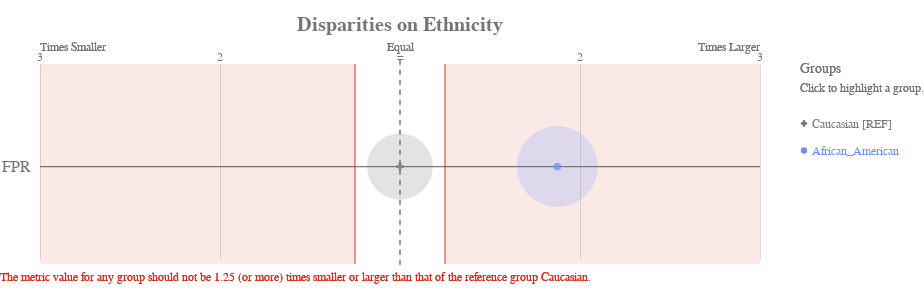

Here is the notebook cell this chart was saved with:
### Code cell
ap.disparity(bdf, metrics, 'ethnicity', fairness_threshold = disparity_tolerance)

### Figure 1 — Vega-Lite specification as saved in the notebook (floating-point values rounded to 4 significant figures)
{"config": {"view": {"continuousWidth": 400, "continuousHeight": 300, "strokeWidth": 0}, "axisLeft": {"labelColor": "rgb(117,117,117)", "labelFont": "Arial", "labelFontSize": 16}, "title": {"align": "center", "baseline": "middle", "color": "rgb(117,117,117)", "font": "Arial", "fontSize": 20, "fontWeight": "bold"}}, "layer": [{"data": {"name": "data-38121450c6697f570e9bf3f18efe866c"}, "mark": {"type": "rule", "stroke": "rgb(117,117,117)", "strokeWidth": 1.25, "tooltip": ""}, "encoding": {"x": {"type": "quantitative", "field": "x", "scale": {"domain": [-2, 2], "range": [40.0, 760.0]}}, "x2": {"field": "x2"}, "y": {"type": "nominal", "axis": {"domain": false, "labelAngle": 0, "labelPadding": -30, "orient": "left", "ticks": false, "title": ""}, "field": "metric", "scale": {"domain": ["FPR"], "range": [30, 225.0]}}}}, {"data": {"name": "data-79dd248bdaa0ea02c535240e8ad022c8"}, "mark": {"type": "rule", "stroke": "rgb(117,117,117)", "strokeDash": [5, 5], "strokeWidth": 1}, "encoding": {"tooltip": {"value": "Caucasian [REF]"}, "x": {"value": 400.0}, "y": {"value": 20.83}, "y2": {"value": 229.2}}}, {"data": {"name": "data-c233327f4cd9b4c2df31bf8015c83e4a"}, "mark": {"type": "text", "align": "center", "color": "rgb(117,117,117)", "font": "Arial", "fontSize": 12, "fontWeight": "normal", "tooltip": ""}, "encoding": {"text": {"type": "nominal", "field": "label"}, "x": {"type": "quantitative", "field": "value", "scale": {"domain": [-2, 2], "range": [40.0, 760.0]}}, "y": {"value": 17.5}}}, {"layer": [{"mark": {"type": "text", "align": "left", "fill": "rgb(117,117,117)", "font": "Arial", "fontSize": 12, "fontWeight": "normal", "tooltip": ""}, "encoding": {"text": {"value": "Times Smaller"}, "x": {"value": 40.0}, "y": {"value": 7.5}}}, {"mark": {"type": "text", "align": "right", "fill": "rgb(117,117,117)", "font": "Arial", "fontSize": 12, "fontWeight": "normal", "tooltip": ""}, "encoding": {"text": {"value": "Times Larger"}, "x": {"value": 760.0}, "y": {"value": 7.5}}}, {"mark": {"type": "text", "align": "center", "fill": "rgb(117,117,117)", "font": "Arial", "fontSize": 12, "fontWeight": "normal", "tooltip": ""}, "encoding": {"text": {"value": "Equal"}, "x": {"value": 400.0}, "y": {"value": 7.5}}}], "data": {"name": "data-79dd248bdaa0ea02c535240e8ad022c8"}}, {"layer": [{"mark": {"type": "rule", "opacity": 0.8, "stroke": "rgb(217, 46, 28)", "strokeWidth": 1.25, "tooltip": ""}, "encoding": {"x": {"type": "quantitative", "field": "min", "scale": {"domain": [-2, 2], "range": [40.0, 760.0]}}, "y": {"value": 25.0}, "y2": {"value": 225.0}}}, {"mark": {"type": "rule", "opacity": 0.8, "stroke": "rgb(217, 46, 28)", "strokeWidth": 1.25, "tooltip": ""}, "encoding": {"x": {"type": "quantitative", "field": "max", "scale": {"domain": [-2, 2], "range": [40.0, 760.0]}}, "y": {"value": 25.0}, "y2": {"value": 225.0}}}, {"layer": [{"mark": {"type": "rect", "fill": "rgb(217, 46, 28)", "opacity": 0.1, "tooltip": ""}, "encoding": {"x": {"type": "quantitative", "field": "min", "scale": {"domain": [-2, 2], "range": [40.0, 760.0]}}, "x2": {"field": "lower_end"}, "y": {"value": 25.0}, "y2": {"value": 225.0}}}, {"mark": {"type": "rect", "fill": "rgb(217, 46, 28)", "opacity": 0.1, "tooltip": ""}, "encoding": {"x": {"type": "quantitative", "field": "max", "scale": {"domain": [-2, 2], "range": [40.0, 760.0]}}, "x2": {"field": "upper_end"}, "y": {"value": 25.0}, "y2": {"value": 225.0}}}]}, {"data": {"name": "data-79dd248bdaa0ea02c535240e8ad022c8"}, "mark": {"type": "text", "align": "left", "baseline": "top", "fill": "rgb(217, 46, 28)", "font": "Arial", "fontSize": 12, "fontWeight": "normal", "tooltip": ""}, "encoding": {"text": {"value": "The metric value for any group should not be 1.25 (or more) times smaller or larger than that of the reference group Caucasian."}, "x": {"value": 0}, "y": {"value": 233.3}}}], "data": {"name": "data-feb20f5d4dfe62687617135ffee93d46"}}, {"layer": [{"mark": "circle"}, {"data": {"name": "data-85d046df6bcef387e42711254d86e818"}, "mark": {"type": "circle", "opacity": 0.2}, "encoding": {"color": {"condition": {"type": "nominal", "field": "attribute_value", "legend": null, "scale": {"domain": ["Caucasian", "African_American"], "range": ["rgb(117,117,117)", "rgb(100, 143, 255)", "rgb(254, 97, 0)", "rgb(220, 38, 127)", "rgb(255, 176, 0)", "rgb(120, 94, 240)"]}, "selection": "selector001"}, "value": "rgb(224,224,224)"}, "size": {"type": "quantitative", "field": "group_size", "legend": null, "scale": {"domain": [0, 3810.0], "range": [0, 7854.0]}}, "tooltip": [{"type": "nominal", "field": "attribute_value", "title": "Group"}, {"type": "nominal", "field": "tooltip_group_size", "title": "Group Size"}, {"type": "nominal", "field": "tooltip_disparity_explanation_fpr", "title": "Disparity"}, {"type": "quantitative", "field": "fpr", "format": ".2f", "title": "FPR"}], "x": {"type": "quantitative", "axis": {"domain": false, "labels": false, "ticks": false, "title": null, "values": [1, 2, -2, -1]}, "field": "fpr_disparity_scaled", "scale": {"domain": [-2, 2], "range": [40.0, 760.0]}}, "y": {"type": "nominal", "axis": {"domain": false, "grid": false, "labels": false, "ticks": false, "title": " "}, "field": "metric_variable", "scale": {"domain": ["FPR"], "range": [30, 225.0]}}}, "selection": {"selector003": {"type": "multi", "empty": "all", "fields": ["attribute_value"]}}, "transform": [{"calculate": "'FPR'", "as": "metric_variable"}]}, {"layer": [{"mark": "point"}, {"data": {"name": "data-85d046df6bcef387e42711254d86e818"}, "mark": {"type": "point", "filled": true, "size": 60}, "encoding": {"color": {"condition": {"type": "nominal", "field": "attribute_value", "legend": null, "scale": {"domain": ["Caucasian", "African_American"], "range": ["rgb(117,117,117)", "rgb(100, 143, 255)", "rgb(254, 97, 0)", "rgb(220, 38, 127)", "rgb(255, 176, 0)", "rgb(120, 94, 240)"]}, "selection": "selector001"}, "value": "rgb(224,224,224)"}, "shape": {"type": "nominal", "field": "attribute_value", "legend": null, "scale": {"domain": ["Caucasian", "African_American"], "range": ["cross", "circle"]}}, "tooltip": [{"type": "nominal", "field": "attribute_value", "title": "Group"}, {"type": "nominal", "field": "tooltip_group_size", "title": "Group Size"}, {"type": "nominal", "field": "tooltip_disparity_explanation_fpr", "title": "Disparity"}, {"type": "quantitative", "field": "fpr", "format": ".2f", "title": "FPR"}], "x": {"type": "quantitative", "axis": {"domain": false, "labels": false, "ticks": false, "title": null, "values": [1, 2, -2, -1]}, "field": "fpr_disparity_scaled", "scale": {"domain": [-2, 2], "range": [40.0, 760.0]}}, "y": {"type": "nominal", "axis": {"domain": false, "grid": false, "labels": false, "ticks": false, "title": " "}, "field": "metric_variable", "scale": {"domain": ["FPR"], "range": [30, 225.0]}}}, "selection": {"selector002": {"type": "multi", "empty": "all", "fields": ["attribute_value"]}}, "transform": [{"calculate": "'FPR'", "as": "metric_variable"}]}]}]}, {"layer": [{"mark": {"type": "point", "filled": true, "opacity": 1, "size": 39.48}, "encoding": {"color": {"condition": {"type": "nominal", "field": "attribute_value", "legend": null, "scale": {"domain": ["Caucasian", "African_American"], "range": ["rgb(117,117,117)", "rgb(100, 143, 255)", "rgb(254, 97, 0)", "rgb(220, 38, 127)", "rgb(255, 176, 0)", "rgb(120, 94, 240)"]}, "selection": "selector001"}, "value": "rgb(224,224,224)"}, "shape": {"type": "nominal", "field": "attribute_value", "legend": null, "scale": {"domain": ["Caucasian", "African_American"], "range": ["cross", "circle"]}}, "x": {"value": 804}, "y": {"type": "nominal", "axis": {"domain": false, "grid": false, "labels": false, "ticks": false, "title": " "}, "field": "attribute_value", "scale": {"domain": ["Caucasian", "African_American"], "range": [71, 125]}}}, "selection": {"selector001": {"type": "multi", "empty": "all", "fields": ["attribute_value"]}}}, {"mark": {"type": "text", "align": "left", "baseline": "middle", "font": "Arial", "fontSize": 12, "fontWeight": "normal"}, "encoding": {"color": {"condition": {"type": "nominal", "field": "attribute_value", "legend": null, "scale": {"domain": ["Caucasian", "African_American"], "range": ["rgb(117,117,117)", "rgb(100, 143, 255)", "rgb(254, 97, 0)", "rgb(220, 38, 127)", "rgb(255, 176, 0)", "rgb(120, 94, 240)"]}, "selection": "selector001"}, "value": "rgb(224,224,224)"}, "text": {"type": "nominal", "field": "label"}, "x": {"value": 812}, "y": {"type": "nominal", "axis": {"domain": false, "grid": false, "labels": false, "ticks": false, "title": " "}, "field": "attribute_value", "scale": {"domain": ["Caucasian", "African_American"], "range": [71, 125]}}}, "selection": {"selector004": {"type": "multi", "empty": "all", "fields": ["attribute_value"]}}}, {"data": {"name": "data-79dd248bdaa0ea02c535240e8ad022c8"}, "mark": {"type": "text", "align": "left", "baseline": "middle", "color": "rgb(117,117,117)", "font": "Arial", "fontSize": 12, "fontWeight": "normal"}, "encoding": {"text": {"value": "Click to highlight a group."}, "x": {"value": 800}, "y": {"value": 49}}}, {"data": {"name": "data-79dd248bdaa0ea02c535240e8ad022c8"}, "mark": {"type": "text", "align": "left", "baseline": "middle", "color": "rgb(117,117,117)", "font": "Arial", "fontSize": 14, "fontWeight": "normal"}, "encoding": {"text": {"value": "Groups"}, "x": {"value": 800}, "y": {"value": 30}}}], "data": {"name": "data-0fceee328e5fac2fcb9199de1590497b"}}], "height": 250, "padding": {"top": 15, "bottom": 10}, "resolve": {"scale": {"size": "independent", "y": "independent"}}, "title": "Disparities on Ethnicity", "width": 800, "$schema": "https://vega.github.io/schema/vega-lite/v4.8.1.json", "datasets": {"data-38121450c6697f570e9bf3f18efe866c": [{"metric": "FPR", "x": -2, "x2": 2}], "data-79dd248bdaa0ea02c535240e8ad022c8": [{"a": 1, "b": 0}, {"a": 1, "b": 0}], "data-c233327f4cd9b4c2df31bf8015c83e4a": [{"value": 1, "label": 2}, {"value": 2, "label": 3}, {"value": -2, "label": 3}, {"value": -1, "label": 2}, {"value": 0, "label": "="}], "data-feb20f5d4dfe62687617135ffee93d46": [{"min": -0.25, "max": 0.25, "lower_end": -2, "upper_end": 2}], "data-85d046df6bcef387e42711254d86e818": [{"attribute_name": "ethnicity", "attribute_value": "African_American", "group_size": 3175, "total_entities": 5278, "fpr": 0.4155, "fpr_disparity": 1.874, "fpr_disparity_scaled": 0.8739, "tooltip_group_size": "3,175 (60.16%)", "tooltip_disparity_explanation_fpr": "1.87 times larger FPR than the reference group"}, {"attribute_name": "ethnicity", "attribute_value": "Caucasian", "group_size": 2103, "total_entities": 5278, "fpr": 0.2217, "fpr_disparity": 1.0, "fpr_disparity_scaled": 0.0, "tooltip_group_size": "2,103 (39.84%)", "tooltip_disparity_explanation_fpr": "Reference group"}], "data-0fceee328e5fac2fcb9199de1590497b": [{"attribute_value": "Caucasian", "label": "Caucasian [REF]"}, {"attribute_value": "African_American", "label": "African_American"}]}}
